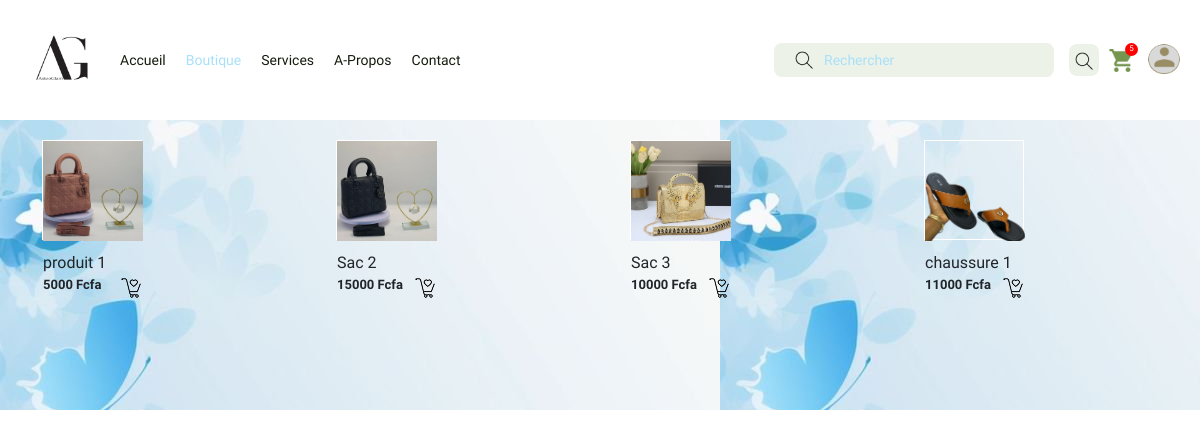
Screenshot of /categorie/ with the database file from the repository.
### vente/models.py (models this page shows, shortened)
class Produit(models.Model):
    nom = models.CharField(max_length=100)
    prix = models.IntegerField()
    description = models.TextField()
    categorie = models.ForeignKey(Categorie,on_delete=models.SET_NULL,null=True)
    image = models.ImageField(upload_to= 'produit_image/')

### vente/views.py (the view)
# urls.py: path('categorie/', views.categorie,name="categorie"),
def categorie(request,category_id=None):
    produits = Produit.objects.all()
    categories = Categorie.objects.all()
    if category_id:
        categorie_active = get_object_or_404(Categorie, id=category_id)
        produits = Produit.objects.filter(categorie=categorie_active)
    else:
        categorie_active = None
    return render(request,'vente/categorie.html', {'produits': produits, 'categories': categories, 'categorie_active': categorie_active})

### vente/templates/vente/categorie.html (shortened to what this page needs)
{%load static %}
<!DOCTYPE html>
<html lang="en">
<head>
    <link href="https://cdn.jsdelivr.net/npm/bootstrap@5.0.2/dist/css/bootstrap.min.css" rel="stylesheet">
    <link rel="stylesheet" href="{%static 'base.css'%}">
    <link rel="stylesheet" href="{%static 'categorie.css'%}">
</head>
<body>
    <nav class="large-screen-nav">
        <div class="left-ls-nav">
            <img src="{% static 'logo1.jpg'%}" alt="">
            <div class="ls-nav-links-container">
                <a href="{% url '' %}">Accueil</a>
                <a class="active" href="{% url 'boutique' %}">Boutique</a>
                <a href="{% url 'services' %}">Services</a>
                <a href="{% url 'apropos' %}">A-Propos</a>
                <a href="{% url 'contact' %}">Contact</a>
            </div>
        </div>
        <div class="right-ls-nav">
            <form action="#" class="ls-nav-search-form">
                <img class="sr-icon-ls-nav" src="{% static 'search.png'%}" alt="">
                <input type="text" name="sr-input-ls-nav" id="sr-input-ls-nav" placeholder="Rechercher">
                <button class="sr-btn-ls-nav"><img src="{% static 'search.png'%}" alt=""></button>
            </form>
            <div class="ls-nav-panier-user">
                <a href="{% url 'panier' %}">
                    <span>5</span>
                    <img src="{% static 'panier.png'%}" alt="">
                </a>
                <a href="{% url 'profil' %}">
                    <div class="user-container"></div>
                </a>
            </div>
        </div>
    </nav>
    <div class="contenu">
        <div class="cat">
            <div class="container">
                {% for produit in produits %}
                <div class="square-container" id="imageContainer{{ produit.id }}" onclick="toggleSelection('imageContainer{{ produit.id }}')">
                    <div class="formulaire">
                        <img class="square-image" src="{{ produit.image.url }}" alt="{{ produit.nom }}">
                    </div>
                    <div class="image-title">
                        <div class="fruit">{{ produit.nom }}</div>
                        <div class="ajout_panier">
                            <div class="prix">{{ produit.prix }} Fcfa</div>
                            <div><img src="{%static 'Shopping Cart.png'%}" alt=""></div>
                        </div>
                    </div>
                </div>
                {% endfor %}
            </div>
        </div>
    </div>
</body>
</html>

### vente/static/base.css (style rules this page uses)
* { padding: 0; margin: 0; box-sizing: border-box; }
body { font-family: "Epilogue", sans-serif; font-weight: 500; font-style: normal; position: relative; }
.large-screen-nav { width: 100%; padding: 20px; display: flex; }
.left-ls-nav { width: 65%; display: flex; align-items: center; gap: 20px; }
.left-ls-nav img { width: 80px; }
.ls-nav-links-container { display: flex; gap: 20px; }
.ls-nav-links-container a { color: #141C0D; font-size: 14px; text-decoration: none; }
.ls-nav-links-container a.active { color: #A8E0F9; }
.right-ls-nav { width: 35%; display: flex; justify-content: space-between; align-items: center; }
.ls-nav-search-form { width: 80%; display: flex; gap: 15px; align-items: center; position: relative; }
.sr-icon-ls-nav { position: absolute; left: 20px; }
#sr-input-ls-nav { width: 90%; padding: 5px 50px; border: none; outline: none; border-radius: 8px; background-color: #EDF2E8; }
#sr-input-ls-nav::placeholder { color: #A8E0F9; font-size: 14px; }
.sr-btn-ls-nav { width: 32px; height: 32px; border: none; background-color: #EDF2E8; border-radius: 8px; }
.ls-nav-panier-user { display: flex; gap: 15px; align-items: center; }
.ls-nav-panier-user a img { width: 24px; }
.ls-nav-panier-user a { position: relative; }
.ls-nav-panier-user a span { position: absolute; right: -5px; top: -5px; width: 13px; height: 13px; background-color: red; display: flex; align-items: center; justify-content: center; border-radius: 50%; color: white; font-size: 8px; }
.user-container { width: 32px; height: 32px; background-image: url("/static/pp.png"); background-size: contain; background-repeat: no-repeat; border-radius: 50%; }
.contenu { padding: 20px; }

### vente/static/categorie.css (style rules this page uses)
body .contenu { width: 100%; background-image: url("/static/deco.jpg"); }
* { padding: 0; margin: 0; box-sizing: border-box; }
.container { display: grid; grid-template-columns: repeat(auto-fit, minmax(100px, 1fr)); grid-gap: 60px; align-items: flex-start; }
.square-container { width: 100px; height: 100px; position: relative; border: 1px solid white; cursor: pointer; margin-bottom: 50px; }
.square-image { width: 100px; height: 100px; object-fit: cover; }
.image-title { margin-top: 10px; }
.cat { margin-bottom: 100px; }
.ajout_panier { display: flex; justify-content: space-between; }
.prix { font-size: 13px; font-weight: bold; }

### rows the page displays
Produit: image (picture), nom "produit 1", prix "5000"
Produit: image (picture), nom "Sac 2", prix "15000"
Produit: image (picture), nom "Sac 3", prix "10000"
Produit: image (picture), nom "chaussure 1", prix "11000"
